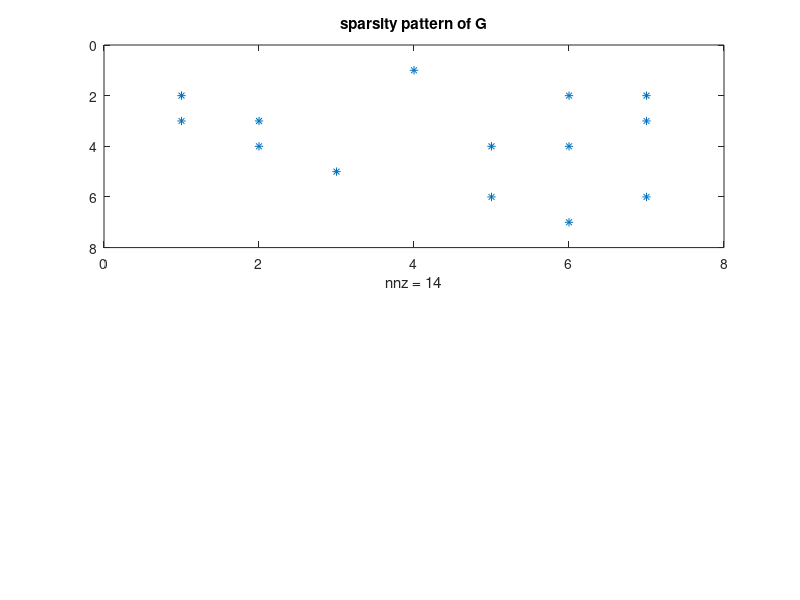

MATLAB code for this plot: (Note: this script raises an error after producing the figure.)
close all;clear all;
G=sparse(7,7);
G(2,1)=1;
G(3,1)=1;
G(3,2)=1;
G(1,4)=1;
G(4,2)=1;
G(2,6)=1;
G(2,7)=1;
G(3,7)=1;
G(5,3)=1;
G(6,5)=1;
G(7,6)=1;
G(4,6)=1;
G(4,5)=1;
G(6,7)=1;
subplot(2,1,1);
spy(G);
title('sparsity pattern of G');

[p, it] = PageRank(G, 0.75);

subplot(2,1,2);
bar(p);
xlabel('Page');
ylabel('Rank Score');